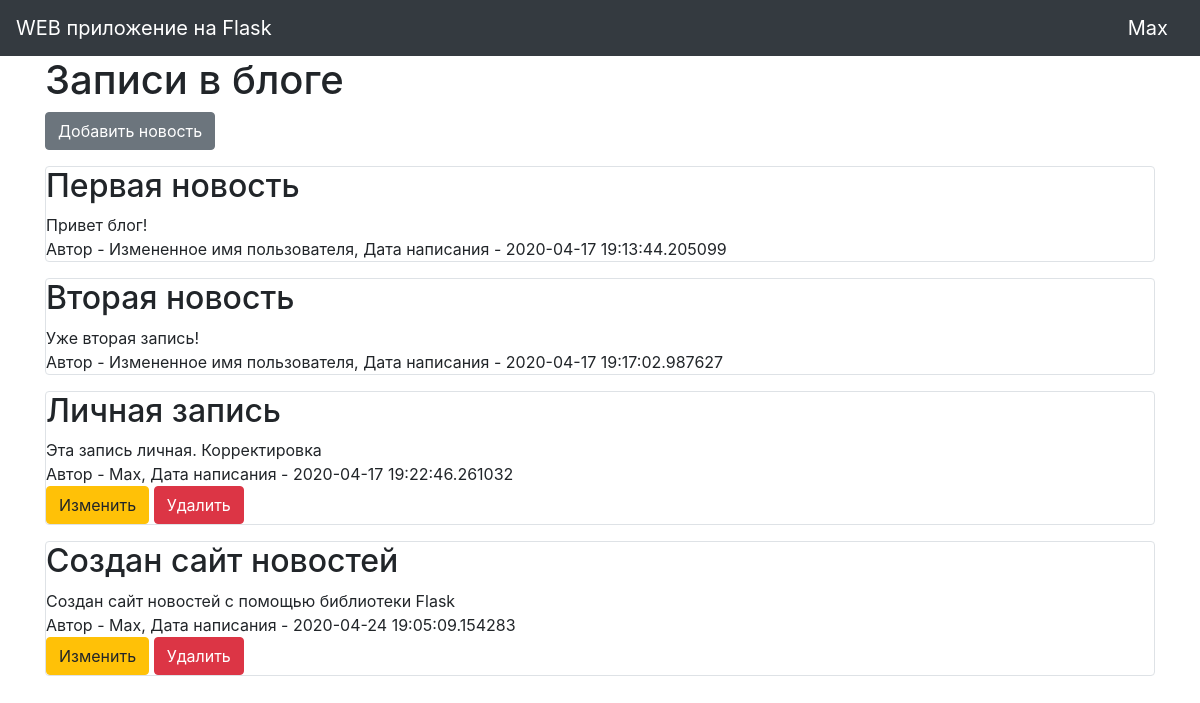
/ (signed in), run on the app's committed database.
### data/users.py (models this page shows, shortened)
class User(SqlAlchemyBase, UserMixin):
    __tablename__ = 'users'
    id = sqlalchemy.Column(sqlalchemy.Integer,
                           primary_key=True, autoincrement=True)
    name = sqlalchemy.Column(sqlalchemy.String, nullable=True)
    about = sqlalchemy.Column(sqlalchemy.String, nullable=True)
    email = sqlalchemy.Column(sqlalchemy.String,
                              index=True, unique=True, nullable=True)
    hashed_password = sqlalchemy.Column(sqlalchemy.String, nullable=True)
    created_date = sqlalchemy.Column(sqlalchemy.DateTime,
                                     default=datetime.datetime.now)
    news = orm.relation("News", back_populates='user')

### data/news.py (models this page shows, shortened)
class News(SqlAlchemyBase):
    __tablename__ = 'news'
    id = sqlalchemy.Column(sqlalchemy.Integer,
                           primary_key=True, autoincrement=True)
    title = sqlalchemy.Column(sqlalchemy.String, nullable=True)
    content = sqlalchemy.Column(sqlalchemy.String, nullable=True)
    created_date = sqlalchemy.Column(sqlalchemy.DateTime,
                                     default=datetime.datetime.now)
    is_private = sqlalchemy.Column(sqlalchemy.Boolean, default=True)
    user_id = sqlalchemy.Column(sqlalchemy.Integer,
                                sqlalchemy.ForeignKey("users.id"))
    user = orm.relation('User')

### main.py (the view)
@app.route("/")
def index():
    session = db_session.create_session()
    if current_user.is_authenticated:
        news = session.query(News).filter(
            (News.user == current_user) | (News.is_private != True))
    else:
        news = session.query(News).filter(News.is_private != True)
    return render_template("index.html", news=news)

### data/db_session.py (called while the page is built)
def create_session() -> Session:
    global __factory
    return __factory()

### main.py (called while the page is built)
@login_manager.user_loader
def load_user(user_id):
    session = db_session.create_session()
    return session.query(User).get(user_id)

### templates/index.html (shortened to what this page needs)
{% extends "base.html" %}
{% block content %}
    <h1>Записи в блоге</h1>
    {% if current_user.is_authenticated %}
        <a href="news" class="btn btn-secondary">Добавить новость</a>
    {% endif %}
    {% for item in news%}
        <div class="col-md6 border rounded">
            <h2>{{item.title}}</h2>
            <div>
                {{item.content}}
            </div>
            <div>
                Автор - {{item.user.name}}, Дата написания - {{item.created_date}}
            </div>
            {% if current_user.is_authenticated and current_user == item.user %}
                <div>
                    <a href="/news/{{ item.id }}" class="btn btn-warning">Изменить</a>
                    <a href="/news_delete/{{ item.id }}" class="btn btn-danger">Удалить</a>
                </div>
            {% endif %}
        </div>
    {% endfor %}
{% endblock %}

### templates/base.html (shortened to what this page needs)
<!doctype html>
<html lang="ru">
<head>
    <link rel="stylesheet"
          href="https://stackpath.bootstrapcdn.com/bootstrap/4.4.1/css/bootstrap.min.css"
>
</head>
<body>
<header>
    <nav class="navbar navbar-dark bg-dark">
        <a class="navbar-brand" href="#">WEB приложение на Flask</a>
        {% if current_user.is_authenticated %}
            <a class="navbar-brand" href="/logout">{{ current_user.name }}</a>
        {% else %}
            <p>
                <a class="btn btn-primary " href="/register">Зарегистрироваться</a>
                <a class="btn btn-success" href="/login">Войти</a>
            </p>
        {% endif %}
    </nav>
</header>
<main role="main" class="container">
    {% block content %}{% endblock %}
</main>
</body>
</html>

### data on the page
User: name "Max"
News: title "Первая новость", content "Привет блог!", user.name "Измененное имя пользователя", created_date "2020-04-17 19:13:44.205099"
News: title "Вторая новость", content "Уже вторая запись!", user.name "Измененное имя пользователя", created_date "2020-04-17 19:17:02.987627"
News: title "Личная запись", content "Эта запись личная. Корректировка", user.name "Max", created_date "2020-04-17 19:22:46.261032"
News: title "Создан сайт новостей", content "Создан сайт новостей с помощью библиотеки Flask", user.name "Max", created_date "2020-04-24 19:05:09.154283"
